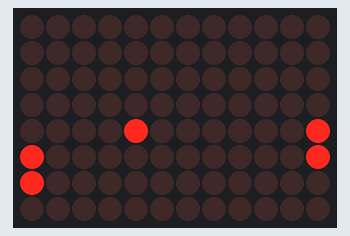
This sketch was run on a simulated Arduino Uno R4 WiFi. Parts: 12×8 LED matrix. Random numbers use the default seed unless the sketch sets one; what the sketch prints to the serial monitor is not drawn.

Above: at 0.01 s.
At 4.96 s:
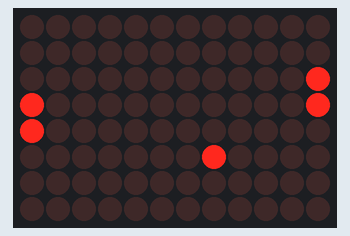
At 9.92 s:
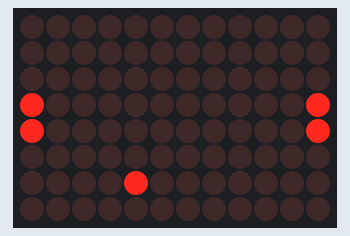
At 19.98 s:
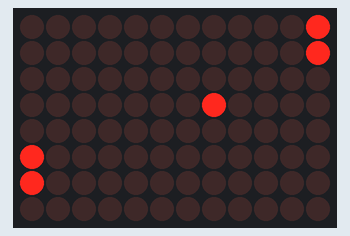
At 29.88 s:
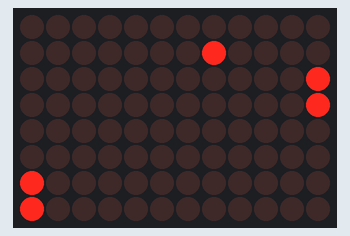
At 39.95 s:
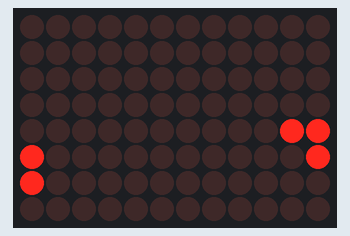

The sketch:

Pong_AI_Plus.ino
```cpp
#include "Arduino_LED_Matrix.h"
ArduinoLEDMatrix matrix;

uint8_t frame[8][12] = {0};

int y = 4; // starting y position
int x = 4; // starting x position
int b = 1; // starting y direction
int a = 1; // starting x direction
int baseSpeed = 300; // Base speed before applying the speed multiplier

int paddle1Y = 4; // Paddle 1 position
int paddle2Y = 4; // Paddle 2 position

bool player1CanMove = true;
bool player2CanMove = false;

int scorePlayer1 = 0;
int scorePlayer2 = 0;

int lastHitPaddle = 0; // Track the last paddle that hit the ball
int patternCount = 0; // Count the number of repetitive patterns

int gameSpeed = 6; // Game speed, adjustable between 1 (slow) and 10 (fast)

void setup() {
  Serial.begin(115200);
  matrix.begin();
  Serial.println("Game Start!");
}

void loop() {
  // Adjust the speed based on the gameSpeed setting
  int speed = baseSpeed / gameSpeed;

  // Clear previous paddle positions
  frame[paddle1Y][0] = 0;
  frame[paddle1Y + 1][0] = 0;
  frame[paddle2Y][11] = 0;
  frame[paddle2Y + 1][11] = 0;

  // Improved AI for paddle 1 (left) - Predicts ball landing position
  if (player1CanMove) {
    int predictedY = predictBallY(x, y, a, b, 1); // Predict ball landing position
    movePaddle(paddle1Y, predictedY);
  }

  // Improved AI for paddle 2 (right) - Predicts ball landing position
  if (player2CanMove) {
    int predictedY = predictBallY(x, y, a, b, 10); // Predict ball landing position
    movePaddle(paddle2Y, predictedY);
  }

  // Draw paddles
  frame[paddle1Y][0] = 1;
  frame[paddle1Y + 1][0] = 1;
  frame[paddle2Y][11] = 1;
  frame[paddle2Y + 1][11] = 1;

  // Move the ball
  frame[y][x] = 1;
  matrix.renderBitmap(frame, 8, 12);
  delay(speed);
  frame[y][x] = 0;

  // Ball movement and bouncing
  if (y == 7 || y == 0) {
    b = -b;
  }

  // Ball collision with paddles and pattern detection
  if (x == 1 && (y == paddle1Y || y == paddle1Y + 1)) {
    a = -a;
    speed = max(10, speed - 20); // Faster speed increment
    if (lastHitPaddle == 1) {
      patternCount++;
    } else {
      patternCount = 0;
    }
    lastHitPaddle = 1;
    player1CanMove = false; // Lock player 1
    player2CanMove = true;  // Allow player 2 to move
  } else if (x == 10 && (y == paddle2Y || y == paddle2Y + 1)) {
    a = -a;
    speed = max(10, speed - 20); // Faster speed increment
    if (lastHitPaddle == 2) {
      patternCount++;
    } else {
      patternCount = 0;
    }
    lastHitPaddle = 2;
    player2CanMove = false; // Lock player 2
    player1CanMove = true;  // Allow player 1 to move
  }

  // Apply nudge if repetitive pattern detected
  if (patternCount >= 2) {
    b += (random(-1, 2)); // Nudge the ball direction randomly
    patternCount = 0; // Reset pattern count after nudging
  }

  // Check if ball is missed and update scores
  if (x == 0) {
    scorePlayer2++;
    Serial.print("Player 2 Scores! Player 1: ");
    Serial.print(scorePlayer1);
    Serial.print(" | Player 2: ");
    Serial.println(scorePlayer2);
    resetGame();
  } else if (x == 11) {
    scorePlayer1++;
    Serial.print("Player 1 Scores! Player 1: ");
    Serial.print(scorePlayer1);
    Serial.print(" | Player 2: ");
    Serial.println(scorePlayer2);
    resetGame();
  }

  // Update ball position
  y += b;
  x += a;
}

// Function to reset the game after scoring
void resetGame() {
  x = 4;
  y = 4;
  a = -1;
  b = -1;
  delay(1000); // Pause before restarting
}

// Function to predict where the ball will land
int predictBallY(int ballX, int ballY, int dirX, int dirY, int targetX) {
  int predictedY = ballY + dirY * abs(targetX - ballX);
  while (predictedY < 0 || predictedY > 7) {
    if (predictedY < 0) predictedY = -predictedY;
    if (predictedY > 7) predictedY = 14 - predictedY;
  }
  return predictedY;
}

// Revised function to move paddle towards predicted position
void movePaddle(int &paddleY, int targetY) {
  if (paddleY < targetY && paddleY + 1 < 7) paddleY++;
  if (paddleY > targetY && paddleY > 0) paddleY--;
}
```
